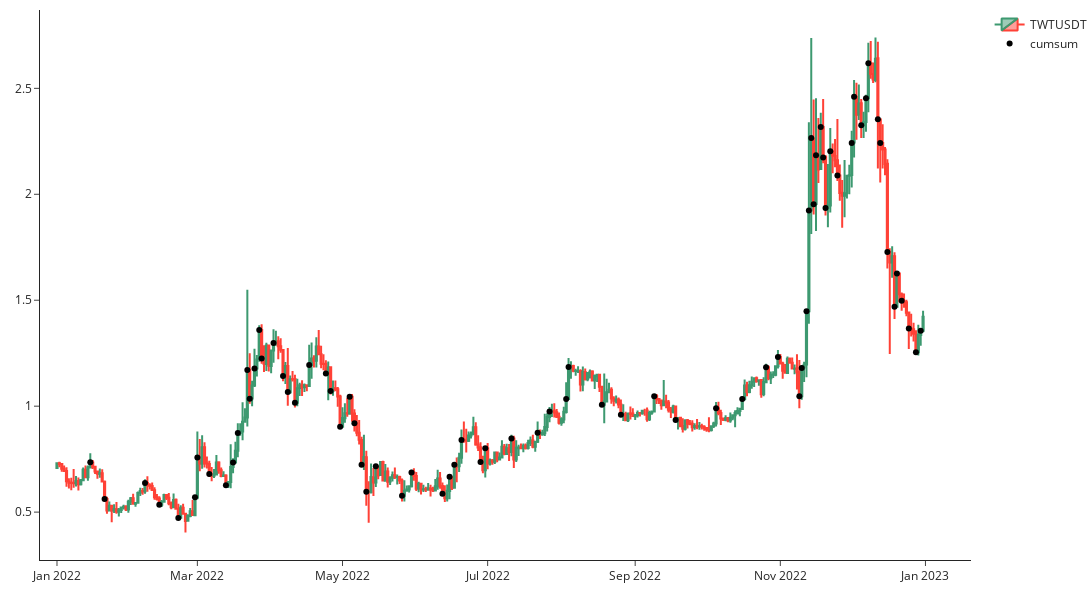

The notebook cell this image was saved under:
### Code cell
pos = getEvents(data.close, 0.1)
cumsum_filter = data.loc[pos]

candle = add_candle(data)
cumsum_mark = add_mark(x = cumsum_filter.index, y = cumsum_filter.close, color = 'black', name = 'cumsum')

layout = go.Layout(
        height = 600 , width = 1400,
        template="simple_white",
        margin={'l': 40, 'b': 40, 't': 10, 'r': 0},
        xaxis = dict(rangeslider_visible = False)
        )

fig = go.Figure(
    data = [candle, cumsum_mark],
    layout = layout
)

fig
